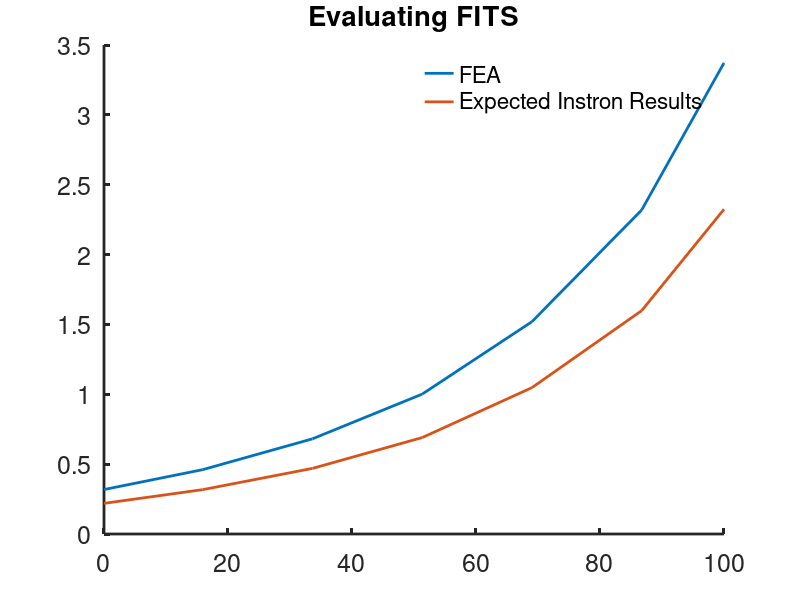
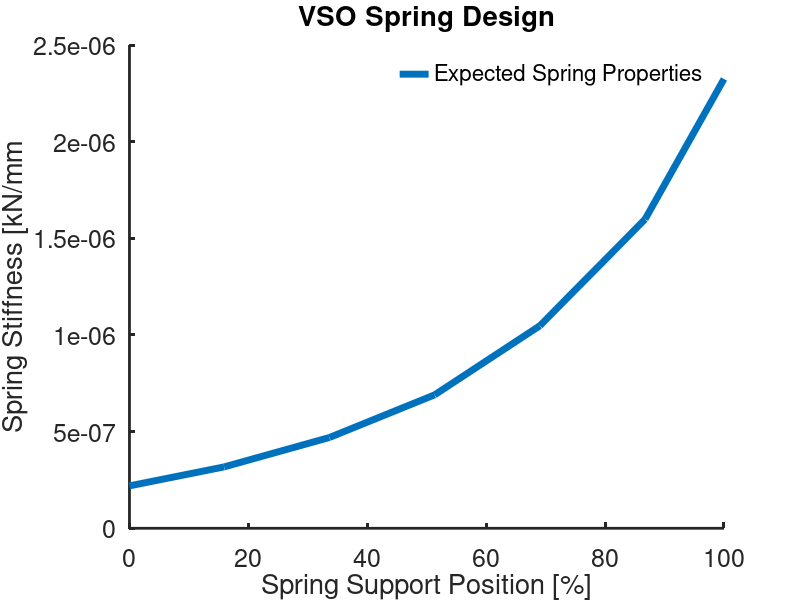

Write the MATLAB code that produced these figures, in order.
%VSO Spring Designer
%Nikko Van Crey 3/29/22
clear
close all
%% Configurables
%Choose Spring
VSO_DUAL = 0;
featherweight = 0;
featherweight_V2 = 1;
featherweight_short = 0;

%% spring FEA and data
if(VSO_DUAL) %4mm base pg6
    x_FEA = [89 80 70 60 50 40 32.5];
    k_FEA = [0.559594 0.831758 1.26011 1.87619 2.78044 4.3241 6.39535]*10^6;
end

if(featherweight)
    x_FEA = [89 80 70 60 50 40 32.5];
    k_FEA = [0.32108 0.449732 0.673329 0.997511 1.50032 2.29952 3.36197]*10^6;
end

if(featherweight_V2) %99 grams
    x_FEA = [89 80 70 60 50 40 32.5];
    k_FEA = [0.318232 0.460678 0.681199 1.00134 1.51976 2.31942 3.37187]*10^6;
end

if(featherweight_short)
    x_FEA = [89 80 70 60 50 40 32.5];
    k_FEA = [0.221049 0.399412 0.783079 1.34005 2.09316 3.16744 4.51771]*10^6;
end

%% Transform FEA to Expected Instron Results
fea2reality = load('fea2reality')
fea2reality = fea2reality.fea2reality
SF = polyval(fea2reality,50.5);
k_instron_expected = k_FEA.*SF/10^6;


%Percentage
x_perc = ((89-x_FEA)./(89-32.5))*100;



figure(81)
hold on
plot(x_perc,k_FEA./10^6,'linewidth',2)
plot(x_perc,k_instron_expected,'linewidth',2)
set(gcf,'color','w'); set(gca,'FontSize',18); set(gca,'linewidth',2)
title('Evaluating FITS')
legend('FEA','Expected Instron Results')
legend box off



figure(82)
hold on
plot(x_perc,k_instron_expected./10^6,'linewidth',5)
set(gcf,'color','w'); set(gca,'FontSize',18); set(gca,'linewidth',2)
title('VSO Spring Design')
legend('Expected Spring Properties','Measured Spring Properties')
legend box off
xlabel('Spring Support Position [%]')
ylabel('Spring Stiffness [kN/mm')
